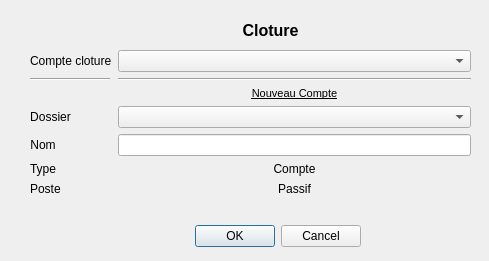
<?xml version="1.0" encoding="UTF-8"?>
<ui version="4.0">
 <class>cloture</class>
 <widget class="QDialog" name="cloture">
  <property name="geometry">
   <rect>
    <x>0</x>
    <y>0</y>
    <width>489</width>
    <height>261</height>
   </rect>
  </property>
  <property name="windowTitle">
   <string>Cloture</string>
  </property>
  <property name="windowIcon">
   <iconset>
    <normaloff>../ressources/logo.png</normaloff>../ressources/logo.png</iconset>
  </property>
  <property name="modal">
   <bool>true</bool>
  </property>
  <widget class="QDialogButtonBox" name="DialogbuttonBox">
   <property name="geometry">
    <rect>
     <x>20</x>
     <y>220</y>
     <width>341</width>
     <height>32</height>
    </rect>
   </property>
   <property name="orientation">
    <enum>Qt::Horizontal</enum>
   </property>
   <property name="standardButtons">
    <set>QDialogButtonBox::Cancel|QDialogButtonBox::Ok</set>
   </property>
  </widget>
  <widget class="QLabel" name="titre">
   <property name="geometry">
    <rect>
     <x>190</x>
     <y>20</y>
     <width>161</width>
     <height>21</height>
    </rect>
   </property>
   <property name="font">
    <font>
     <pointsize>12</pointsize>
     <weight>75</weight>
     <bold>true</bold>
    </font>
   </property>
   <property name="text">
    <string>Cloture</string>
   </property>
   <property name="alignment">
    <set>Qt::AlignCenter</set>
   </property>
  </widget>
  <widget class="QWidget" name="formLayoutWidget">
   <property name="geometry">
    <rect>
     <x>30</x>
     <y>50</y>
     <width>441</width>
     <height>163</height>
    </rect>
   </property>
   <layout class="QFormLayout" name="formLayout">
    <item row="0" column="0">
     <widget class="QLabel" name="Comptelabel">
      <property name="text">
       <string>Compte cloture</string>
      </property>
     </widget>
    </item>
    <item row="0" column="1">
     <widget class="QComboBox" name="compteClotureDeroulant"/>
    </item>
    <item row="1" column="0">
     <widget class="Line" name="line1">
      <property name="minimumSize">
       <size>
        <width>80</width>
        <height>0</height>
       </size>
      </property>
      <property name="orientation">
       <enum>Qt::Horizontal</enum>
      </property>
     </widget>
    </item>
    <item row="1" column="1">
     <widget class="Line" name="line2">
      <property name="orientation">
       <enum>Qt::Horizontal</enum>
      </property>
     </widget>
    </item>
    <item row="2" column="1">
     <widget class="QLabel" name="NvComptelabel">
      <property name="font">
       <font>
        <pointsize>8</pointsize>
        <weight>50</weight>
        <bold>false</bold>
        <underline>true</underline>
       </font>
      </property>
      <property name="text">
       <string>Nouveau Compte</string>
      </property>
      <property name="alignment">
       <set>Qt::AlignCenter</set>
      </property>
     </widget>
    </item>
    <item row="3" column="1">
     <widget class="QComboBox" name="nouveauPereDeroulant"/>
    </item>
    <item row="4" column="1">
     <widget class="QLineEdit" name="nomLineEdit"/>
    </item>
    <item row="4" column="0">
     <widget class="QLabel" name="nomlabel">
      <property name="text">
       <string>Nom</string>
      </property>
      <property name="alignment">
       <set>Qt::AlignCenter</set>
      </property>
     </widget>
    </item>
    <item row="5" column="0">
     <widget class="QLabel" name="typelabel">
      <property name="text">
       <string>Type</string>
      </property>
     </widget>
    </item>
    <item row="5" column="1">
     <widget class="QLabel" name="reellabel">
      <property name="text">
       <string>Compte</string>
      </property>
      <property name="alignment">
       <set>Qt::AlignCenter</set>
      </property>
     </widget>
    </item>
    <item row="6" column="0">
     <widget class="QLabel" name="postelabel">
      <property name="text">
       <string>Poste</string>
      </property>
     </widget>
    </item>
    <item row="6" column="1">
     <widget class="QLabel" name="passiflabel">
      <property name="text">
       <string>Passif</string>
      </property>
      <property name="alignment">
       <set>Qt::AlignCenter</set>
      </property>
     </widget>
    </item>
    <item row="3" column="0">
     <widget class="QLabel" name="perelabel">
      <property name="layoutDirection">
       <enum>Qt::LeftToRight</enum>
      </property>
      <property name="text">
       <string>Dossier</string>
      </property>
      <property name="alignment">
       <set>Qt::AlignCenter</set>
      </property>
     </widget>
    </item>
   </layout>
  </widget>
 </widget>
 <resources/>
 <connections/>
</ui>
